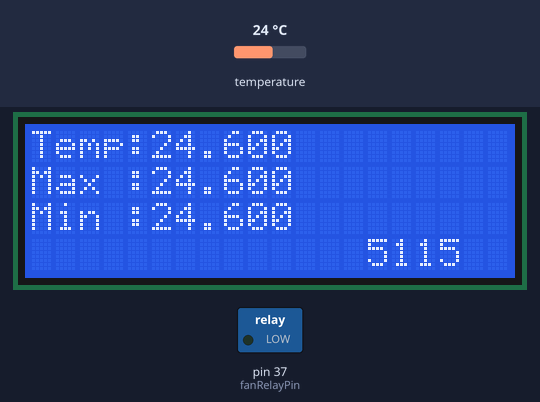
Bench run of a sketch on a simulated Arduino Mega 2560, built with avr-gcc and run on an emulated ATmega2560. Shown: 20×4 character LCD, switched loads named in the sketch (green lamp = pin HIGH). The inputs (shaded band) are chosen by the test bench; at power-on: temperature 24 °C. WiFi joins after 1.5 s; servers stay silent unless stated; what the sketch prints to the serial monitor is not drawn.

Above: at 5.7 s.
5.8 s: temperature set to 23 °C
At 6.4 s:
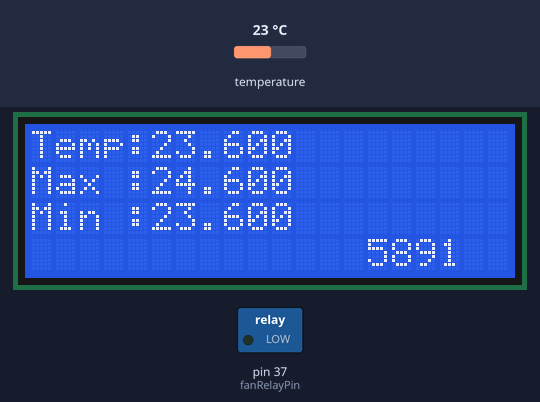
8.1 s: temperature set to 21.7 °C
At 8.8 s:
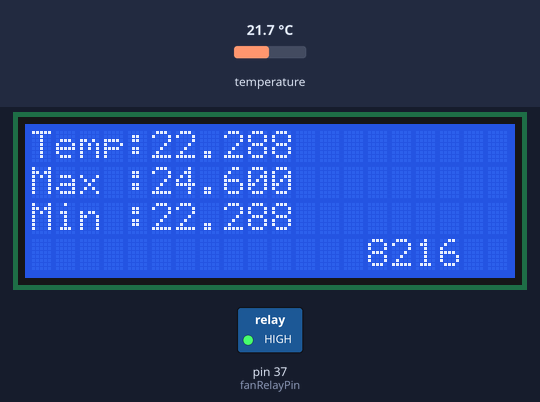
11.7 s: temperature set to 2 °C
At 12.4 s:
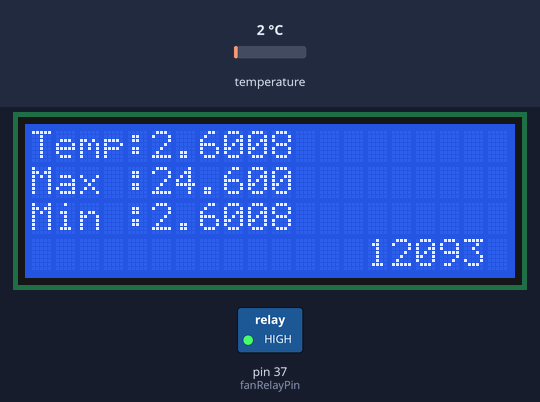
Timing chart, 0 to 14.7 s (numbered marks = the images above; inputs shaded):
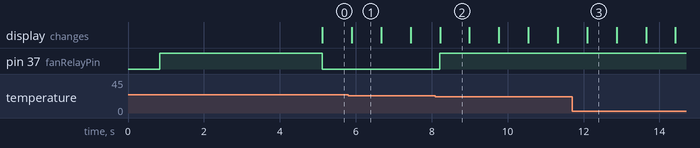

The sketch:

aquarium-temperature-controller.ino
```cpp
// Aquarium Temp Monitor by Chiu Fang

// Include Libraries
#include <OneWire.h>                                             // For DS18B20 Temperature Sensor
#include <DallasTemperature.h>                                   // For DS18B20 Temperature Sensor
#include <LiquidCrystalFast.h>                                   // For LCD Display
#include <SPI.h>               // For Ethernet and SD Card
#include <Ethernet.h>          // For Ethernet
#include <EthernetUdp.h>       // For UDP NTS sync

// Set constants
const byte temperaturePin = 39;                                  // DS18B20 temp sensor pin
const byte fanRelayPin = 37;
LiquidCrystalFast lcd (23, 25, 27, 29, 31, 33, 35);                     // rs,rw,en1,d4,d5,d6,d7 Init LCD
OneWire oneWire(temperaturePin);                                 // Init DS18B20 One Wire
DallasTemperature sensors(&oneWire);                             // Init Dallas Temp library
DeviceAddress temp = { 0x28, 0x2A, 0xC1, 0xD2, 0x05, 0x00, 0x00, 0xBB };     // DS18B20 ID#
//DeviceAddress temp = { 0x28, 0x50, 0x07, 0xD3, 0x05, 0x00, 0x00, 0xDD };

const float calibration = 0.6;                                   // Adjust for DS18B20 accuracy error
const float fanTempHi = 23.1;
const float fanTempLo = 22.85;

// Grovestream setup
char gsDomain[] = "grovestreams.com";                            // GroveStreams Domain
String gsApiKey = "xxxxxxxx-xxxx-xxxx-xxxx-xxxxxxxxxxxx";        // Grovestreams API Key
String gsComponentID = "Arduino";                                // Grovestreams Component ID
const unsigned long gsUpdateFrequency = 900000;                  // GroveStreams update frequency 15min
unsigned long gsLastSuccessfulUploadTime = 0;                    // Timer for interval data streams
unsigned long gsConnectAttemptTime = 0;                          // Timer for reconnects
boolean gsLastConnected = false;
int gsFailedCounter = 0;                                         // Counter for failed connects

// Ethernet Setup
byte mac[] = { 0x90, 0xA2, 0xDA, 0x0E, 0x60, 0xCF }; // Unique MAC address
EthernetClient client; // Initialize the Etherenet Client

// Declare Variables
float tempValue;                                                 // Temperature Variable
float maxTemp = 25;                                              // Max Temperature Holder
float minTemp = 25;                                              // Min Temperature Holder
int i;                                                           // Scratchpad

void setup () {
  Serial.begin(115200);                                          // For debug
  lcd.begin(20, 4);                                              // Config LCD
  sensors.begin();                                               // Init DS18B20 sensors
  sensors.setResolution(temp, 12);                               // Set DS18B20 resolution
  sensors.requestTemperatures();                                 // Read temp from DS18B20 sensors
  tempValue = sensors.getTempC(temp) + calibration;              // Apply calibration value
  minTemp = tempValue;                                           // Preset min marker
  maxTemp = tempValue;                                           // Preset max marker
  digitalWrite(fanRelayPin, HIGH);
  pinMode(fanRelayPin, OUTPUT);
  startEthernet(); //Start or Restart the Ethernet Connection
}

void loop () {
// Get temperature from DS18B20
  sensors.requestTemperatures();                                 // Read temp from DS18B20 sensors
  tempValue = sensors.getTempC(temp) + calibration;              // Apply calibration value
  if (tempValue < minTemp && tempValue > -100) {                 // Check for Min temp
    minTemp = tempValue;
  }
  if (tempValue > maxTemp) {                                     // Check for Max temp
    maxTemp = tempValue;
  }
  lcd.setCursor(0, 0);                                           // Display info on LCD screen
  lcd.print(F("Temp:     "));
  lcd.setCursor(5, 0);
  lcd.print(tempValue, 3);
  lcd.setCursor(0, 1);
  lcd.print(F("Max :     "));
  lcd.setCursor(5, 1);
  lcd.print(maxTemp, 3);
  lcd.setCursor(0, 2);
  lcd.print(F("Min :     "));
  lcd.setCursor(5, 2);
  lcd.print(minTemp, 3);

// Control fan relay
  if (tempValue >= fanTempHi){
    digitalWrite(fanRelayPin, LOW); // turn fan on if tank temperature is high
  } else if (tempValue <= fanTempLo){
    digitalWrite(fanRelayPin, HIGH); // turn fan off if tank temperature drops
  }

// Create strings from floats for Grovestream string
  char temp1[7] = {0};                                           // Initialize buffer to nulls
  dtostrf(tempValue, 7, 3, temp1);                               // Convert float to string
  String tempValueS(temp1);                                      // Save string
  tempValueS.trim();                                             // Trim white space

// Start sending data
  while(client.available()) { // Send Ethernet status to serial monitor
    char c = client.read();
    Serial.print(c);
  }

  if(!client.connected() && gsLastConnected) { // Disconnect from GroveStreams
    Serial.println(F("...disconnected"));
    client.stop();
  }

  if(!client.connected() && millis() - gsLastSuccessfulUploadTime > gsUpdateFrequency) { // 15 minutes
    Serial.println(F("Starting Upload"));
    gsConnectAttemptTime = millis();                             // Set the interval timer
    if (client.connect(gsDomain, 80)) {                          // Connect to grovestream server
      Serial.println(F("Client Connect Successful"));
      String url = "PUT /api/feed?compId=" + gsComponentID;      // Construct the string
      url += "&api_key=" + gsApiKey;
      url += "&t=" + tempValueS;
      url += " HTTP/1.1";
      client.println(url);                                       //Send the string
      client.println("Host: " + String(gsDomain));
      client.println(F("Connection: close"));
      client.println(F("Content-Type: application/json"));
      client.println();

      Serial.println(url);                                       // Print the string for debug

      if (client.connected()) {
        gsLastSuccessfulUploadTime = gsConnectAttemptTime;
        gsFailedCounter = 0;
      } else {
      gsFailedCounter++; // Connection failed. Increase failed counter
      Serial.println("Connection to GroveStreams failed ("+String(gsFailedCounter, DEC)+")");
      }
    } else {
    gsFailedCounter++; // Connection failed. Increase failed counter
    Serial.println("Connection to GroveStreams Failed ("+String(gsFailedCounter, DEC)+")");
    }
  }

  if (gsFailedCounter > 3 ) { // Check if Arduino Ethernet needs to be restarted
    startEthernet();
  }

  gsLastConnected = client.connected();

  lcd.setCursor(14, 3);                                          // Display countdown to next update
  lcd.print(F("      "));
  lcd.setCursor(14, 3);
  lcd.print(millis() - gsLastSuccessfulUploadTime);

// Debug info
  Serial.print(F("Ram:"));
  Serial.print(freeRam());
  Serial.print(F(","));
  Serial.print(F("Millis:"));
  Serial.print(millis());
  Serial.println(F(","));
}

int freeRam() {                                                  // RAM monitor routine
  extern int __heap_start, *__brkval;
  int v;
  return (int) &v - (__brkval == 0 ? (int) &__heap_start : (int) __brkval);
}

void startEthernet() {
  //Start or restart the Ethernet connection.
  client.stop();
  Serial.println(F("Connecting Arduino to network..."));
  Serial.println();
  delay(2000); //Wait for the connection to finish stopping
  if (Ethernet.begin(mac) == 0) {
    Serial.println(F("Connection Failed, reset Arduino to try again"));
    Serial.println();
  } else {
    Serial.println(F("Arduino connected to network"));
    Serial.println();
  }
}
```

Measured:
- the behaviour switches between 22.4 and 22.3 °C on temperature (found by bisection; images 1 and 2)
- after the input at 8.1 s, pin 37 (fanRelayPin): LOW → HIGH after 0.12 s
- what the display in image 1 shows lasts 0.8 s, from 5.9 s to 6.7 s
